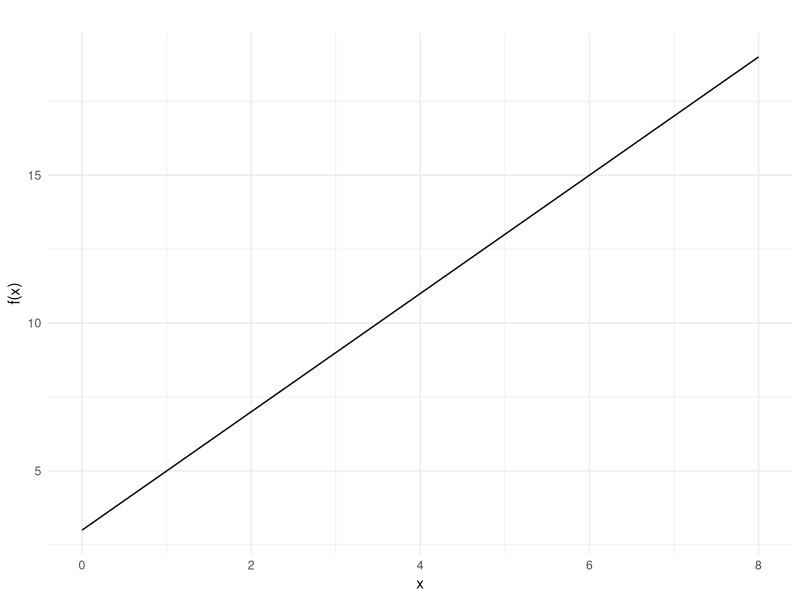

Write R code to recreate this figure.
## ---- chunk 1
library(ggplot2)
library(tidyverse)

# Define the function
f <- function(x) {
  return(3 + 2 * x)
}

# Generate a data frame with x values and corresponding y values
data <- tibble(x = seq(0, 8, length.out = 5),
               y = f(x))

# Create the plot using ggplot
plot <- ggplot(data, aes(x = x, y = y)) +
  geom_line(linewidth=.5) +
  labs(x = "x", y = "f(x)", title = "") +
  theme_minimal()

# Display the plot
print(plot)
